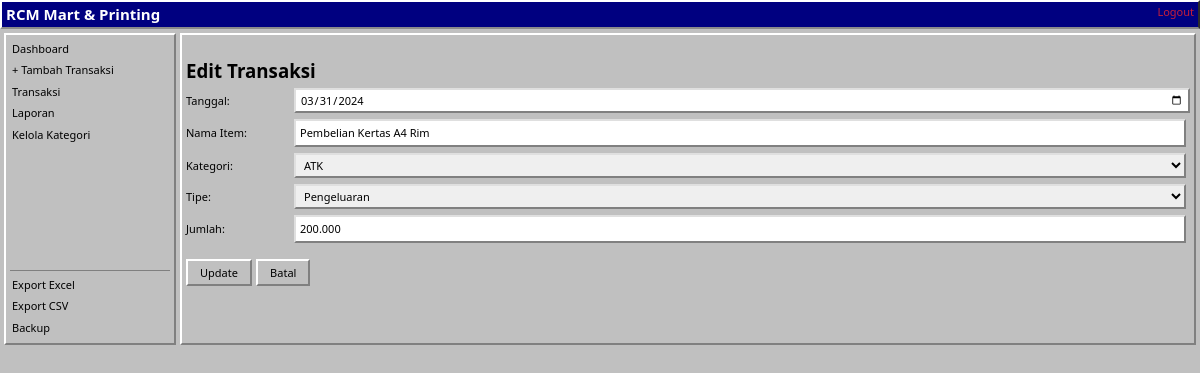
The page /pages/edit.php?id=2 (signed in) on the database its author committed.
### tables this page shows
CREATE TABLE IF NOT EXISTS transaksi (
    id INT PRIMARY KEY AUTO_INCREMENT,
    tanggal DATE NOT NULL,
    nama VARCHAR(255) NOT NULL,
    kategori VARCHAR(100) NOT NULL,
    tipe VARCHAR(50) NOT NULL COMMENT 'Pemasukan or Pengeluaran',
    jumlah INT NOT NULL COMMENT 'Amount in Rupiah',
    created_at TIMESTAMP DEFAULT CURRENT_TIMESTAMP,
    updated_at TIMESTAMP DEFAULT CURRENT_TIMESTAMP ON UPDATE CURRENT_TIMESTAMP,
    INDEX idx_tanggal (tanggal),
    INDEX idx_kategori (kategori),
    INDEX idx_tipe (tipe),
    FOREIGN KEY (kategori) REFERENCES kategori_list(kategori) ON DELETE RESTRICT
);

### includes/helpers.php (called while the page is built, shortened)
<?php
function formatRupiahDisplay($amount) {
    $amount = (int)$amount;
    return number_format($amount, 0, ',', '.');
}
function sanitize($input) {
    return htmlspecialchars(trim($input), ENT_QUOTES, 'UTF-8');
}
?>

### pages/edit.php (the view, shortened to what this page needs)
<?php
require_once '../includes/database.php';
require_once '../includes/helpers.php';
?>
<!DOCTYPE html>
<html>
<head>
    <link rel="stylesheet" href="../assets/style.css">
</head>
<body>
<div class="header">RCM Mart & Printing <span style="float: right; font-size: 11px; font-weight: normal;"><a href="logout.php" style="color: #c41e3a; text-decoration: none;">Logout</a></span></div>
<div class="container">
    <div class="sidebar">
        <div class="sidebar-menu">
            <a href="index.php">Dashboard</a>
            <a href="tambah.php">+ Tambah Transaksi</a>
            <a href="transaksi.php">Transaksi</a>
            <a href="laporan.php">Laporan</a>
            <a href="kategori.php">Kelola Kategori</a>
        </div>
        <div class="sidebar-export">
            <a href="../reports/export_excel.php" onclick="return konfirmasiExport()">Export Excel</a>
            <a href="../reports/export.php" onclick="return konfirmasiExport()">Export CSV</a>
            <a href="../actions/backup.php" onclick="return konfirmasiBackup()">Backup</a>
        </div>
    </div>
    <div class="content">
        <?php
        $id = $_GET['id'] ?? 0;
        $id = intval($id);
        $stmt = $koneksi->prepare("SELECT * FROM transaksi WHERE id=?");
        $stmt->bind_param("i", $id);
        $stmt->execute();
        $result = $stmt->get_result();
        $row = $result->fetch_assoc();
        ?>
        <h3>Edit Transaksi</h3>
        <form method="POST" action="../actions/update.php" class="form-aligned" onsubmit="return validasiForm()">
            <div class="form-row">
                <label>Tanggal:</label>
                <input type="date" name="tanggal" value="<?= $row['tanggal'] ?>" required>
            </div>
            <div class="form-row">
                <label>Nama Item:</label>
                <input type="text" name="nama" value="<?= sanitize($row['nama']) ?>" required>
            </div>
            <div class="form-row">
                <label>Kategori:</label>
                <select name="kategori" required>
                    <?= kategoriOptions($row['kategori']) ?>
                </select>
            </div>
            <div class="form-row">
                <label>Tipe:</label>
                <select name="tipe" required>
                    <option value="Pengeluaran" <?= $row['tipe'] == 'Pengeluaran' ? 'selected' : '' ?>>Pengeluaran</option>
                </select>
            </div>
            <div class="form-row">
                <label>Jumlah:</label>
                <input type="text" id="jumlah" name="jumlah" placeholder="0" value="<?= formatRupiahDisplay($row['jumlah']) ?>" onkeyup="formatRupiah(this)" required>
            </div>
            <div style="margin-top: 10px;">
                <button type="submit">Update</button>
                <a href="transaksi.php"><button type="button">Batal</button></a>
            </div>
        </form>
    </div>
</div>
</body>
</html>

### assets/style.css (style rules this page uses)
:root { --border: #808080; --bg-soft: #c0c0c0; --accent: #000080; --accent-dark: #000080; --hover: #dfdfdf; --success: #008000; --error: #c00000; --warning: #c00000; }
body { font-family: "MS Sans Serif", "Segoe UI", Tahoma, sans-serif; background: #c0c0c0; margin: 0; color: #000000; line-height: 1.4; }
.header { background: #000080; color: #ffffff; padding: 2px 4px; font-weight: bold; border-bottom: 2px outset #dfdfdf; border-right: 2px outset #808080; border-top: 2px solid #ffffff; border-left: 2px solid #ffffff; font-size: 15px; letter-spacing: 0px; }
.container { display: flex; gap: 4px; padding: 4px; max-width: 100%; }
.sidebar { width: 160px; background: #c0c0c0; padding: 4px; border: 2px; border-color: #ffffff #808080 #808080 #ffffff; border-style: solid; position: sticky; top: 4px; max-height: 90vh; overflow-y: auto; display: flex; flex-direction: column; min-height: 300px; }
.sidebar-menu { flex: 1; display: flex; flex-direction: column; }
.sidebar-export { display: flex; flex-direction: column; border-top: 1px solid #808080; padding-top: 4px; margin-top: 8px; }
.sidebar a { display: block; margin-bottom: 2px; color: #000000; font-size: 11px; padding: 2px 2px; border-radius: 0px; text-decoration: none; transition: none; }
.content { flex: 1; background: #c0c0c0; padding: 4px; border: 2px; border-color: #ffffff #808080 #808080 #ffffff; border-style: solid; border-radius: 0px; }
.form-aligned { display: flex; flex-direction: column; gap: 6px; }
.form-row { display: flex; align-items: center; gap: 8px; }
.form-row label { width: 100px; text-align: left; font-weight: normal; color: #000000; font-size: 11px; }
.form-row input, .form-row select { flex: 1; padding: 2px 4px; border: 2px; border-color: #dfdfdf #808080 #808080 #dfdfdf; border-style: solid; border-radius: 0px; font-family: inherit; font-size: 11px; transition: none; }
.content > * { margin-bottom: 4px; }
button { padding: 4px 12px; background: #c0c0c0; color: #000000; border: 2px; border-color: #ffffff #808080 #808080 #ffffff; border-style: solid; font-family: inherit; font-size: 11px; cursor: pointer; border-radius: 0px; transition: none; width: fit-content; font-weight: normal; box-shadow: none; }
a { cursor: pointer; color: #000080; text-decoration: underline; transition: none; }
form select, form input[type="text"] { padding: 2px 4px; border: 2px; border-color: #dfdfdf #808080 #808080 #dfdfdf; border-style: solid; border-radius: 0px; font-family: inherit; font-size: 11px; margin-right: 4px; min-height: 20px; transition: none; }

### rows shown on the page
transaksi: tanggal "03/31/2024", nama "Pembelian Kertas A4 Rim", tipe "Pengeluaran", jumlah "200.000"

### other values the page prints
form field kategori "ATK"
